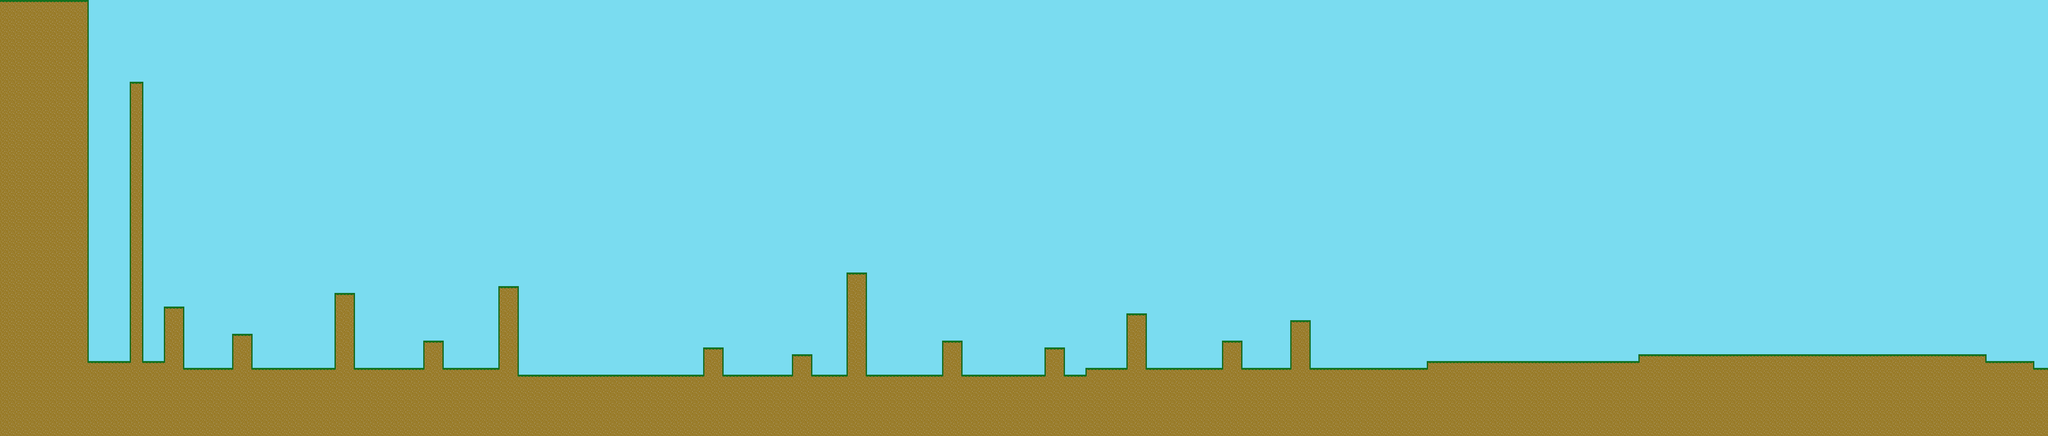

A 2D game scene composited from a Tiled map and its tileset images. What follows is a short description and the map's XML, with each tile layer's data collapsed to a summary:
An orthogonal 300x64 tile map with 16x16 px tiles, 2 tile layers (Background, Tiles) and 2 objects (player_spawn, exit_door).

<map version="1.0" orientation="orthogonal" renderorder="right-down" width="300" height="64" tilewidth="16" tileheight="16" nextobjectid="3">
 <tileset firstgid="1" name="Outdoor_Tileset" tilewidth="16" tileheight="16" tilecount="64" columns="8">
  <image source="../assets/Outdoor_Tileset.png" width="128" height="128" />
  <terraintypes>
   <terrain name="Solid" tile="-1" />
  </terraintypes>
  <tile id="0">
   <properties>
    <property name="collidable" type="bool" value="true" />
    <property name="one_way_platform" type="bool" value="true" />
   </properties>
  </tile>
  <tile id="1">
   <properties>
    <property name="collidable" type="bool" value="true" />
    <property name="one_way_platform" type="bool" value="true" />
   </properties>
  </tile>
  <tile id="2">
   <properties>
    <property name="collidable" type="bool" value="true" />
    <property name="one_way_platform" type="bool" value="true" />
   </properties>
  </tile>
  <tile id="3">
   <properties>
    <property name="collidable" type="bool" value="true" />
    <property name="one_way_platform" type="bool" value="true" />
   </properties>
  </tile>
  <tile id="8">
   <properties>
    <property name="collidable" type="bool" value="true" />
    <property name="one_way_platform" type="bool" value="false" />
   </properties>
  </tile>
  <tile id="9">
   <properties>
    <property name="collidable" type="bool" value="true" />
    <property name="one_way_platform" type="bool" value="false" />
   </properties>
  </tile>
  <tile id="10">
   <properties>
    <property name="collidable" type="bool" value="true" />
    <property name="one_way_platform" type="bool" value="false" />
   </properties>
  </tile>
  <tile id="11">
   <properties>
    <property name="collidable" type="bool" value="true" />
    <property name="one_way_platform" type="bool" value="false" />
   </properties>
  </tile>
  <tile id="32" terrain=",,,0">
   <properties>
    <property name="collidable" type="bool" value="true" />
    <property name="solid" type="bool" value="true" />
   </properties>
  </tile>
  <tile id="33" terrain=",,0,0">
   <properties>
    <property name="collidable" type="bool" value="true" />
    <property name="solid" type="bool" value="true" />
   </properties>
  </tile>
  <tile id="34" terrain=",,0,">
   <properties>
    <property name="collidable" type="bool" value="true" />
    <property name="solid" type="bool" value="true" />
   </properties>
  </tile>
  <tile id="35">
   <properties>
    <property name="collidable" type="bool" value="true" />
    <property name="solid" type="bool" value="true" />
   </properties>
  </tile>
  <tile id="40" terrain=",0,,0">
   <properties>
    <property name="collidable" type="bool" value="true" />
    <property name="solid" type="bool" value="true" />
   </properties>
  </tile>
  <tile id="41" terrain="0,0,0,0">
   <properties>
    <property name="collidable" type="bool" value="true" />
    <property name="solid" type="bool" value="true" />
   </properties>
  </tile>
  <tile id="42" terrain="0,,0,">
   <properties>
    <property name="collidable" type="bool" value="true" />
    <property name="solid" type="bool" value="true" />
   </properties>
  </tile>
  <tile id="43">
   <properties>
    <property name="collidable" type="bool" value="true" />
    <property name="solid" type="bool" value="true" />
   </properties>
  </tile>
  <tile id="48" terrain=",0,0,0">
   <properties>
    <property name="collidable" type="bool" value="true" />
    <property name="solid" type="bool" value="true" />
   </properties>
  </tile>
  <tile id="49">
   <properties>
    <property name="collidable" type="bool" value="true" />
    <property name="solid" type="bool" value="true" />
   </properties>
  </tile>
  <tile id="50" terrain="0,,0,0">
   <properties>
    <property name="collidable" type="bool" value="true" />
    <property name="solid" type="bool" value="true" />
   </properties>
  </tile>
  <tile id="51">
   <properties>
    <property name="collidable" type="bool" value="true" />
    <property name="solid" type="bool" value="true" />
   </properties>
  </tile>
 </tileset>
 <layer name="Background" width="300" height="64">
  <data>[19200 cells, 19200 non-empty, 1 distinct tile ids]</data>
 </layer>
 <layer name="Tiles" width="300" height="64">
  <data>[19200 cells, 4125 non-empty, 8 distinct tile ids]</data>
 </layer>
 <objectgroup name="spawn_points">
  <object id="1" name="player_spawn" x="315" y="177" width="8" height="14" />
  <object id="2" name="exit_door" x="560" y="736" width="32" height="48" />
 </objectgroup>
</map>
